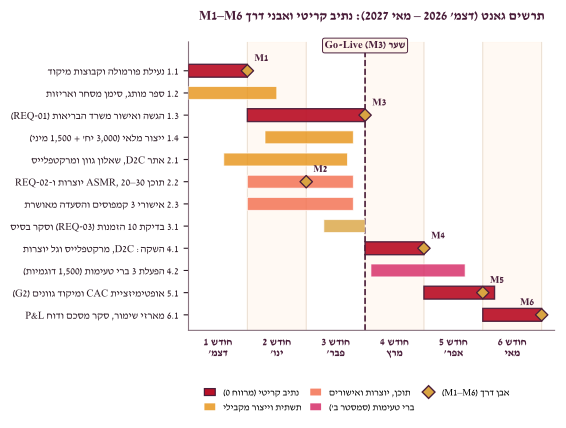

Source code (Python):
"""Chapter 6 figure: 6-Month Launch Gantt Chart (Dec 2026 - May 2027).

Updated after expert committee review (F5 / BS-06 / BS-07 / BS-12 / DL-05):
- Fixed critical sequence: Formula freeze & focus groups (Month 1, weeks 1-3)
  -> MoH REQ-01 submission (end of Month 1 / Month 2) -> Inventory production (Month 2-3).
- Anchored to Israeli academic calendar (Month 4 = Mar 2027, Spring Semester opening).
- Sized to printed text width (6.5 in) with legible fonts (>= 7.5-8.5 pt).
- Includes 1,500 sealed mini samples (3 bars x 500) and Month 4 Commercial Gate (M4).
"""
import matplotlib.pyplot as plt
import matplotlib.patches as mpatches
from matplotlib.lines import Line2D
from aura_style import AURA, SHADES, heb, apply_style, save

apply_style()

# Tasks: (Hebrew label, start_month, duration_months, is_critical, phase_color)
tasks = [
    ("1.1 נעילת פורמולה וקבוצות מיקוד", 0.0, 1.0, True, SHADES["ruby"]),
    ("1.2 ספר מותג, סימן מסחר ואריזות", 0.0, 1.5, False, SHADES["honey"]),
    ("1.3 הגשה ואישור משרד הבריאות (REQ-01)", 1.0, 2.0, True, SHADES["ruby"]),
    ("1.4 ייצור מלאי (3,000 יח' + 1,500 מיני)", 1.3, 1.5, False, SHADES["honey"]),
    ("2.1 אתר D2C, שאלון גוון ומרקטפלייס", 0.6, 2.1, False, SHADES["honey"]),
    ("2.2 תוכן ASMR, 20–30 יוצרות ו-REQ-02", 1.0, 1.8, False, SHADES["peach"]),
    ("2.3 אישורי 3 קמפוסים והסעדה מאושרת", 1.0, 1.8, False, SHADES["peach"]),
    ("3.1 בדיקת 10 הזמנות (REQ-03) וסקר בסיס", 2.3, 0.7, False, AURA["gold"]),
    ("4.1 השקה: D2C, מרקטפלייס וגל יוצרות", 3.0, 1.0, True, SHADES["ruby"]),
    ("4.2 הפעלת 3 ברי טעימות (1,500 דוגמיות)", 3.1, 1.6, False, SHADES["berry"]),
    ("5.1 אופטימיזציית CAC ומיקוד גוונים (G2)", 4.0, 1.2, True, SHADES["ruby"]),
    ("6.1 מארזי שימור, סקר מסכם ודוח P&L", 5.0, 1.0, True, SHADES["ruby"]),
]

# Milestones: (month_x, task_idx, tag)
milestones = [
    (1.0, 0, "M1"),
    (2.0, 5, "M2"),
    (3.0, 2, "M3"),
    (4.0, 8, "M4"),
    (5.0, 10, "M5"),
    (6.0, 11, "M6"),
]

fig, ax = plt.subplots(figsize=(6.55, 4.45))
plt.subplots_adjust(left=0.41, right=0.97, top=0.87, bottom=0.22)

n = len(tasks)
y_positions = list(range(n - 1, -1, -1))

for m in range(6):
    if m % 2 == 1:
        ax.axvspan(m, m + 1, color=AURA["cream"], alpha=0.65, zorder=0)

# Go-Live vertical divider at start of Month 4 (Mar 2027)
ax.axvline(3.0, color=AURA["plum"], linestyle="--", linewidth=1.2, zorder=2)
ax.text(
    3.0,
    n - 0.10,
    heb("שער Go-Live (M3)"),
    ha="center",
    va="bottom",
    fontsize=7.6,
    fontweight="bold",
    color=AURA["plum"],
    bbox=dict(boxstyle="round,pad=0.20", facecolor=AURA["cream"], edgecolor=AURA["plum"], lw=0.7),
)

for idx, (label, start, dur, is_crit, col) in enumerate(tasks):
    y = y_positions[idx]
    ax.barh(
        y,
        dur,
        left=start,
        height=0.58,
        color=SHADES["ruby"] if is_crit else col,
        alpha=0.92 if is_crit else 0.80,
        edgecolor=AURA["plum"] if is_crit else "white",
        linewidth=1.0 if is_crit else 0.6,
        zorder=3,
    )

for mx, tidx, tag in milestones:
    my = y_positions[tidx]
    ax.scatter(
        [mx],
        [my],
        marker="D",
        s=40,
        color=AURA["gold"],
        edgecolor=AURA["plum"],
        linewidth=0.95,
        zorder=5,
    )
    dx = -0.13 if mx >= 5.9 else 0.12
    ha = "right" if mx >= 5.9 else "left"
    ax.text(
        mx + dx,
        my + 0.32,
        tag,
        ha=ha,
        va="bottom",
        fontsize=7.3,
        fontweight="bold",
        color=AURA["plum"],
        zorder=6,
    )

ax.set_yticks(y_positions)
ax.set_yticklabels([heb(t[0]) for t in tasks], fontsize=7.6)
ax.set_xlim(0.0, 6.22)
ax.set_ylim(-0.7, n + 0.30)
ax.set_xticks([0.5, 1.5, 2.5, 3.5, 4.5, 5.5])
month_labels = [
    "חודש 1\nדצמ'",
    "חודש 2\nינו'",
    "חודש 3\nפבר'",
    "חודש 4\nמרץ",
    "חודש 5\nאפר'",
    "חודש 6\nמאי",
]
ax.set_xticklabels([heb(ml) for ml in month_labels], fontsize=7.8, fontweight="bold", color=AURA["plum"])
ax.tick_params(axis="x", length=0, pad=5)

for b in range(7):
    ax.axvline(b, color=AURA["grid"], linestyle="-", linewidth=0.65, zorder=1)

ax.set_title(
    heb("תרשים גאנט (דצמ' 2026 – מאי 2027): נתיב קריטי ואבני דרך M1–M6"),
    fontsize=9.6,
    fontweight="bold",
    color=AURA["plum"],
    pad=16,
)

legend_handles = [
    mpatches.Patch(facecolor=SHADES["ruby"], edgecolor=AURA["plum"], lw=0.9, label=heb("נתיב קריטי (מרווח 0)")),
    mpatches.Patch(facecolor=SHADES["honey"], alpha=0.82, label=heb("תשתית וייצור מקבילי")),
    mpatches.Patch(facecolor=SHADES["peach"], alpha=0.82, label=heb("תוכן, יוצרות ואישורים")),
    mpatches.Patch(facecolor=SHADES["berry"], alpha=0.82, label=heb("ברי טעימות (סמסטר ב')")),
    Line2D([0], [0], marker="D", color="w", markerfacecolor=AURA["gold"], markeredgecolor=AURA["plum"], markersize=6.5, label=heb("אבן דרך (M1–M6)")),
]
ax.legend(
    handles=legend_handles,
    loc="upper center",
    bbox_to_anchor=(0.46, -0.17),
    ncol=3,
    frameon=False,
    fontsize=7.1,
    handlelength=1.1,
    columnspacing=0.9,
)

save(fig, "gantt_launch")
